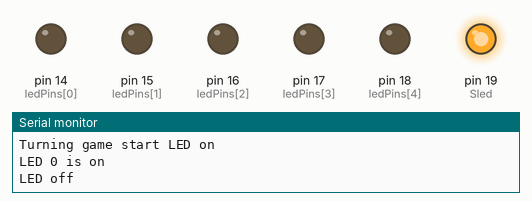
A sketch run on a simulated Arduino Uno, built with avr-gcc and run on an emulated ATmega328P. On the bench: output pins drawn as LEDs (lit = HIGH), the last lines printed to the serial monitor.

Above: at 0.15 s.
At 0.65 s:
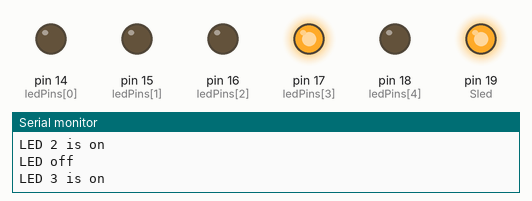
At 1.5 s:
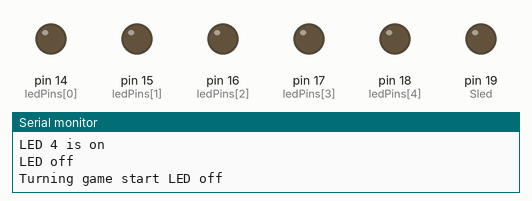
At 2.25 s:
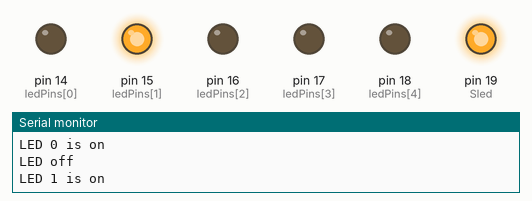
At 2.85 s:
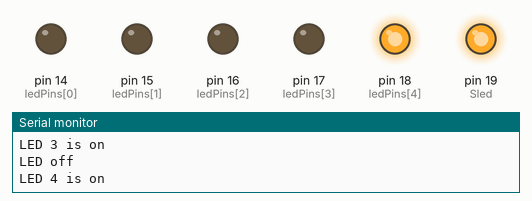
At 4.45 s:
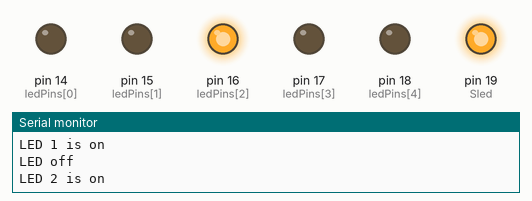
Timing chart, 0 to 4.8 s (numbered marks = the images above):
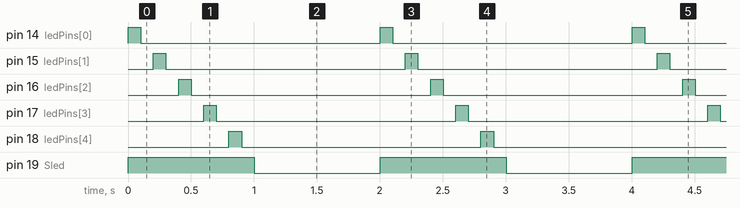

Measured:
- by itself, pin 19 (Sled): alternates HIGH for 1.0 s and LOW for 1.0 s
- by itself, pin 14 (ledPins[0]), pin 15 (ledPins[1]), pin 16 (ledPins[2]), pin 17 (ledPins[3]), pin 18 (ledPins[4]): alternates HIGH for 0.10 s and LOW for 1.9 s
- by itself, everything shown: repeats every 2.0 s, in 11 steps

The sketch:

LED_testcode.ino
```cpp
const int ledPins[] = {14, 15, 16, 17, 18};
const int Sled = 19; // Start LED pin
int const numberOfButtons = 5;

// the setup function runs once when you press reset or power the board
void setup() {
  // initialize digital pin LED_BUILTIN as an output.
  for (int pin = 0; pin < numberOfButtons; pin++) {
    pinMode(ledPins[pin], OUTPUT);
  }
  pinMode(Sled, OUTPUT);
  Serial.begin(115200);
  Serial.println("Ready to start...");
}

// the loop function runs over and over again forever
void loop() {
  Serial.println("Turning game start LED on");
  digitalWrite(Sled, HIGH);
  for (int pin = 0; pin < numberOfButtons; pin++) {
    digitalWrite(ledPins[pin], HIGH);
    Serial.print("LED ");
    Serial.print(pin);
    Serial.println(" is on");
    delay(100);
    digitalWrite(ledPins[pin], LOW);
    Serial.println("LED off");
    delay(100);
  }
  Serial.println("Turning game start LED off");
  digitalWrite(Sled, LOW);
  delay(1000);
}
```
